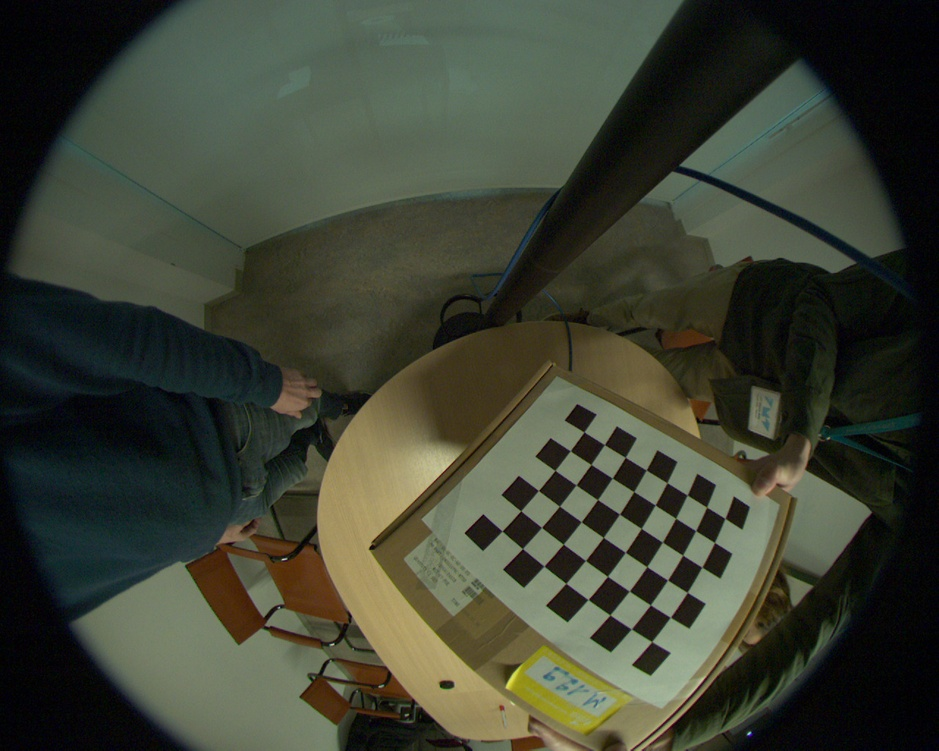
//> input picture Calibration_Scaramuzza/udistortFunctions/test_fisheye.jpg, 939 x 751 px, shrunk from 1280 x 1024 before the run
$ ./contour   (built with g++ and OpenCV 4)
//> lines starting //> are read from the running program, lines starting //| are printed output that depends on the picture; after the words box and inside, x2 and y2 are one past the last pixel; in counts of white or black regions, pixels touching at a corner belong together
### Calibration_Scaramuzza/udistortFunctions/ocam_functions.cpp
/*------------------------------------------------------------------------------
   Example code that shows the use of the 'cam2world" and 'world2cam" functions
   Shows also how to undistort images into perspective or panoramic images
   Copyright (C) 2008 DAVIDE SCARAMUZZA, ETH Zurich
   Author: Davide Scaramuzza - email: davide.scaramuzza@ieee.org
------------------------------------------------------------------------------*/
#include <stdlib.h>
#include <iostream>
#include <stdio.h>
#include <float.h>
#include <math.h>
#include <opencv2/opencv.hpp>
#include <opencv2/core.hpp>
#include <opencv2/core/types_c.h>
#include <opencv2/videoio/videoio_c.h>
#include <opencv2/imgcodecs/imgcodecs_c.h>
#include <opencv2/imgproc/imgproc_c.h>
#include <opencv2/highgui.hpp>
#include "ocam_functions.h"


//------------------------------------------------------------------------------
int get_ocam_model(struct ocam_model *myocam_model, const char *filename)
{
//> called with filename = "./calib_results_fisheye.txt"
 double *pol        = myocam_model->pol;
 double *invpol     = myocam_model->invpol;
 double *xc         = &(myocam_model->xc);
 double *yc         = &(myocam_model->yc);
 double *c          = &(myocam_model->c);
 double *d          = &(myocam_model->d);
 double *e          = &(myocam_model->e);
 double *r          = &(myocam_model->r);
 int    *width      = &(myocam_model->width);
 int    *height     = &(myocam_model->height);
 int *length_pol    = &(myocam_model->length_pol);
 int *length_invpol = &(myocam_model->length_invpol);
 FILE *f;
 char buf[CMV_MAX_BUF];
 int i;

 //Open file
 if(!(f=fopen(filename,"r")))
 {
   printf("File %s cannot be opened\n", filename);
   return -1;
 }

 //Read polynomial coefficients
 fgets(buf,CMV_MAX_BUF,f);
 fscanf(f,"\n");
 fscanf(f,"%d", length_pol);
 for (i = 0; i < *length_pol; i++)
 {
     fscanf(f," %lf",&pol[i]);
 }

 //Read inverse polynomial coefficients
 fscanf(f,"\n");
 fgets(buf,CMV_MAX_BUF,f);
 fscanf(f,"\n");
 fscanf(f,"%d", length_invpol);
 for (i = 0; i < *length_invpol; i++)
 {
     fscanf(f," %lf",&invpol[i]);
 }

 //Read center coordinates
 fscanf(f,"\n");
 fgets(buf,CMV_MAX_BUF,f);
 fscanf(f,"\n");
 fscanf(f,"%lf %lf %lf\n", xc, yc, r);

 //Read affine coefficients
 fgets(buf,CMV_MAX_BUF,f);
 fscanf(f,"\n");
 fscanf(f,"%lf %lf %lf\n", c,d,e);

 //Read image size
 fgets(buf,CMV_MAX_BUF,f);
 fscanf(f,"\n");
 fscanf(f,"%d %d", height, width);

 fclose(f);
 return 0;
}

//------------------------------------------------------------------------------
// [37 lines left out: function cam2world, not called in this run]

//------------------------------------------------------------------------------
void world2cam(double point2D[2], double point3D[3], struct ocam_model *myocam_model)
{
 double *invpol     = myocam_model->invpol;
 double xc          = (myocam_model->xc);
 double yc          = (myocam_model->yc);
 double c           = (myocam_model->c);
 double d           = (myocam_model->d);
 double e           = (myocam_model->e);
 int    width       = (myocam_model->width);
 int    height      = (myocam_model->height);
 int length_invpol  = (myocam_model->length_invpol);
 double norm        = sqrt(point3D[0]*point3D[0] + point3D[1]*point3D[1]);
 double theta       = atan(point3D[2]/norm);
 double t, t_i;
 double rho, x, y;
 double invnorm;
 int i;

  if (norm != 0)
  {
    invnorm = 1/norm;
    t  = theta;
    rho = invpol[0];
    t_i = 1;

    for (i = 1; i < length_invpol; i++)
    {
      t_i *= t;
      rho += t_i*invpol[i];
    }

    x = point3D[0]*invnorm*rho;
    y = point3D[1]*invnorm*rho;

    point2D[0] = x*c + y*d + xc;
    point2D[1] = x*e + y   + yc;
  }
  else
  {
    point2D[0] = xc;
    point2D[1] = yc;
  }
}
//------------------------------------------------------------------------------
void create_perspecive_undistortion_LUT( CvMat *mapx, CvMat *mapy, struct ocam_model *ocam_model, float sf)
{
     int i, j;
     int width = mapx->cols; //New width
     int height = mapx->rows;//New height
     float *data_mapx = mapx->data.fl;
     float *data_mapy = mapy->data.fl;

     float R = ocam_model->r;

     //float Nxc = height/2.0;
     //float Nyc = width/2.0;
     //float Nz  = -width/sf; // ?
     float Nxc = ocam_model->xc;
     float Nyc = ocam_model->yc;
     float Nz  = -R/sf; // ?

     double M[3];
     double m[2];

     for (i=0; i<height; i++) {
         for (j=0; j<width; j++)
         {
             M[0] = ((float)i - Nxc);
             M[1] = ((float)j - Nyc);
             M[2] = Nz;
             world2cam(m, M, ocam_model);
             //*( data_mapx + i*width+j ) = 500;
             //*( data_mapy + i*width+j ) = 500;
             *( data_mapx + i*width+j ) = (float) m[1];
             *( data_mapy + i*width+j ) = (float) m[0];
         }
     }

}

/**
// USELESS FUNCTION
void reproject_perspecive_LUT( CvMat *mapx, CvMat *mapy, CvMat *mapx_inv, CvMat *mapy_inv, struct ocam_model *ocam_model, float sf)
{
     int i, j;
     int height = mapx_inv->cols; //New width
     int width = mapy_inv->rows;//New height

     float *data_mapx = mapx->data.fl;
     float *data_mapy = mapy->data.fl;
     float *data_mapx_inv = mapx_inv->data.fl;
     float *data_mapy_inv = mapy_inv->data.fl;

     float Nxc = ocam_model->xc;
     float Nyc = ocam_model->yc;
     float Nz  = -R/sf; // ?
     double M[3];
     double M_rep[3];
     double m[2];

     int index_x, index_y;
     for (i=0; i<height; i++)
         for (j=0; j<width; j++)
         {
             m[1] = *( data_mapx + i*width+j ) ;
             m[0] = *( data_mapy + i*width+j ) ;
             cam2world(M, m, ocam_model, true);

             M_rep[0] = Nz * M[0]/M[2];
             M_rep[1] = Nz * M[1]/M[2];
             M_rep[2] = Nz;

             //int pi, pj;
             //pi = (int) m[1];
             //pj = (int) m[0];

             //world2cam(m, M_rep, ocam_model);
             //index_x = (int) m[1];
             //index_y = (int) m[0];
             //*( data_mapx_inv + i * width + j ) = M[0];
             //*( data_mapy_inv + i * width + j ) = M[1];

             *( data_mapy_inv + i*width+j ) = M_rep[0] + Nxc;
             *( data_mapx_inv + i*width+j ) = M_rep[1] + Nyc;

             // f_MAPX(Px) = New_Px
             // finv_MAPX(New_Px) = Px_orig
         }
}

// Useless function
void create_reproject_LUT( CvMat * rep_LUTx, CvMat * rep_LUTy, struct ocam_model *ocam_model, float sf)
{
     int i, j;

     int height = ocam_model->height;
     int width = ocam_model->width;

     float * datax = rep_LUTx->data.fl;
     float * datay = rep_LUTy->data.fl;

     float Nxc = height/2.0;
     float Nyc = width/2.0;
     float Nz  = -width/sf; // ?
     double M[3];
     double M_rep[3];
     double m[2];

     int index_x, index_y;
     for (i=0; i<height; i++)
         for (j=0; j<width; j++)
         {
             M[0] = ((float)i - Nxc);
             M[1] = ((float)j - Nyc);
             M[2] = Nz;
             M_rep[0] = ((float)i - Nxc);
             M_rep[1] = ((float)j - Nyc);
             M_rep[2] = Nz;

             world2cam(m, M_rep, ocam_model);
             index_x = (int) m[1];
             index_y = (int) m[0];

             if (index_x > height || index_x > width) std::cout << "Oh no..." << std::endl;
             //rep_LUT->at(index_x)->at(index_y)[0] = M[0];
             //rep_LUT->at(index_x)->at(index_y)[1] = M[1];

             *( datax + index_x*width + index_y ) = (float) M[0];
             *( datay + index_x*width + index_y ) = (float) M[1];
         }
}

//------------------------------------------------------------------------------
void create_panoramic_undistortion_LUT ( CvMat *mapx, CvMat *mapy, float Rmin, float Rmax, float xc, float yc )
{
     int i, j;
     float theta;
     int width = mapx->width;
     int height = mapx->height;
     float *data_mapx = mapx->data.fl;
     float *data_mapy = mapy->data.fl;
     float rho;

     for (i=0; i<height; i++)
         for (j=0; j<width; j++)
         {
             theta = -((float)j)/width*2*M_PI; // Note, if you would like to flip the image, just inverte the sign of theta
             rho   = Rmax - (Rmax-Rmin)/height*i;
             *( data_mapx + i*width+j ) = yc + rho*sin(theta); //in OpenCV "x" is the
             *( data_mapy + i*width+j ) = xc + rho*cos(theta);
         }
}
**/

// [38 lines left out: function descart2angular, not called in this run]

float readsf(void) {
    FILE *f;
    char filename[] = "sf.txt";
    float sf;

    //Open file
    if(!(f=fopen(filename,"r")))
    {
        printf("File %s cannot be opened\n", filename);
        return -1;
    }
    else {
        fscanf(f, "%f", &sf);
    }

    fclose(f);

    return sf;
}

### Calibration_Scaramuzza/udistortFunctions/contour.cpp
/*------------------------------------------------------------------------------
   Example code that shows the use of the 'cam2world" and 'world2cam" functions
   Shows also how to undistort images into perspective or panoramic images

   NOTE, IF YOU WANT TO SPEED UP THE REMAP FUNCTION I STRONGLY RECOMMEND TO INSTALL
   INTELL IPP LIBRARIES ( http://software.intel.com/en-us/intel-ipp/ )
   YOU JUST NEED TO INSTALL IT AND INCLUDE ipp.h IN YOUR PROGRAM

   Copyright (C) 2009 DAVIDE SCARAMUZZA, ETH Zurich
   Author: Davide Scaramuzza - email: davide.scaramuzza@ieee.org
------------------------------------------------------------------------------*/

#include "ocam_functions.h"
#include <iostream>
#include <stdlib.h>
#include <stdio.h>
#include <float.h>
#include <math.h>
#include <cstdlib>
#include <iostream>

#include <opencv2/opencv.hpp>
#include <opencv2/core.hpp>
#include <opencv2/highgui.hpp>
#include <opencv2/highgui/highgui_c.h>
#include <opencv2/core/types_c.h>
#include <opencv2/videoio/videoio_c.h>
#include <opencv2/imgcodecs/imgcodecs_c.h>
#include <opencv2/imgproc/imgproc_c.h>

#include <string.h>
#include <time.h>

double M[3];
double m[2];

int point_index[2];

int main(int argc, char *argv[])
{
  struct ocam_model o, o_cata; // our ocam_models for the fisheye and catadioptric cameras
  get_ocam_model(&o, "./calib_results_fisheye.txt");

  int th1 = 90;
  int th2 = 100;

  int height = o.height;
  int width  = o.width;

  float sf = readsf();
  float R = o.r;
  float Nxc = o.xc;
  float Nyc = o.yc;
  float Nz  = -R/sf;

  float px, py;

  cv::Mat img_fisheye = cv::imread("test_fisheye.jpg");
//> img_fisheye is the input picture: 751 rows x 939 cols, CV_8UC3; mean B, G, R 51.6, 65.5, 61.2
  cv::Mat img_persp = cv::imread("undistorted_perspective.jpg");
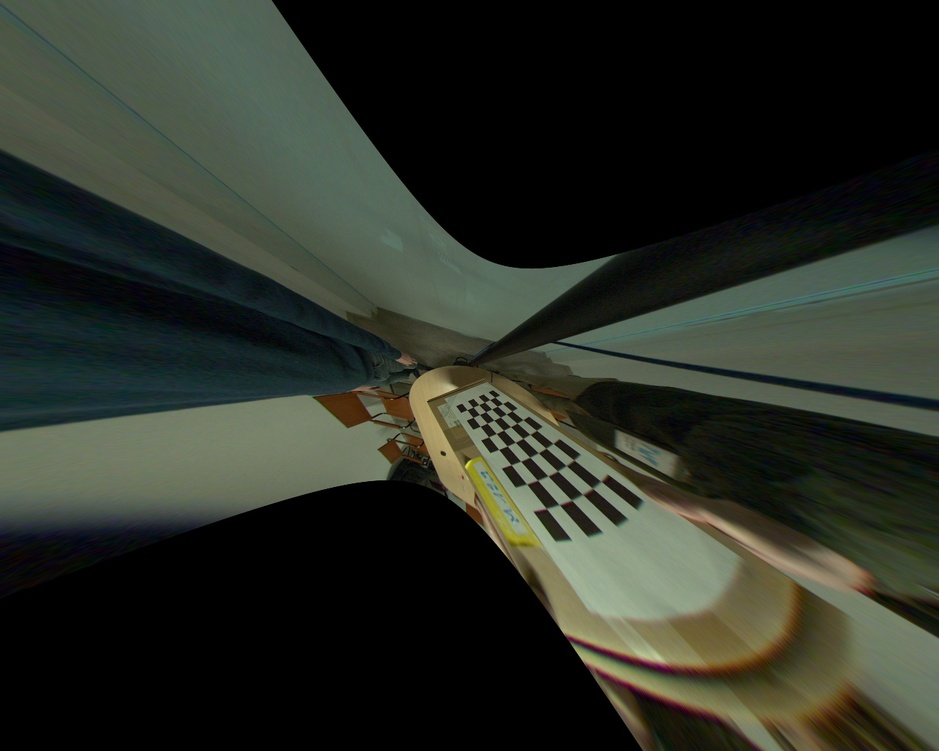
//> input picture Calibration_Scaramuzza/udistortFunctions/undistorted_perspective.jpg, 939 x 751 px, shrunk from 1280 x 1024 before the run
//> img_persp is the input picture: 751 rows x 939 cols, CV_8UC3; mean B, G, R 38.2, 47.1, 42.7

  cv::Mat img_contour = cv::Mat::zeros(height, width, CV_8UC1);
  cv::Canny	( img_persp, img_contour, th1, th2 );
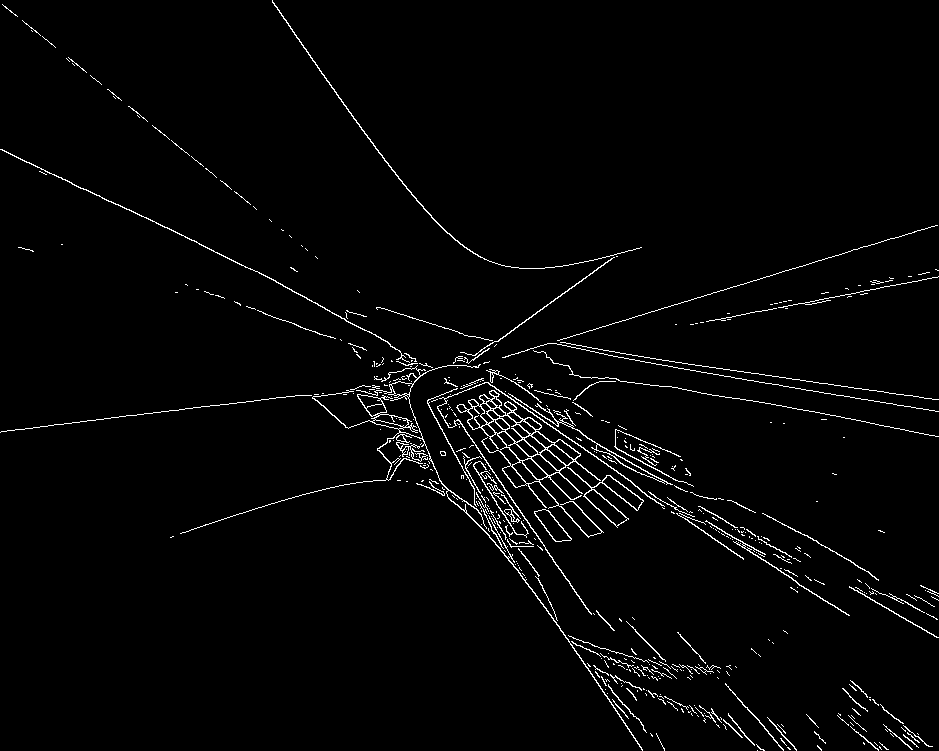
//> img_contour: 751 rows x 939 cols, CV_8UC1; 2.3% white in thin lines or dots

  for (int i=0; i < height; i++) {
    for (int j=0; j < width; j++) {
      if ( img_contour.at<uchar>(i,j) != 0 ) {
        cv::circle(img_persp, cv::Point2f (j,i), 1, cv::Scalar(255,255,255), -1);
      }
    }
  }
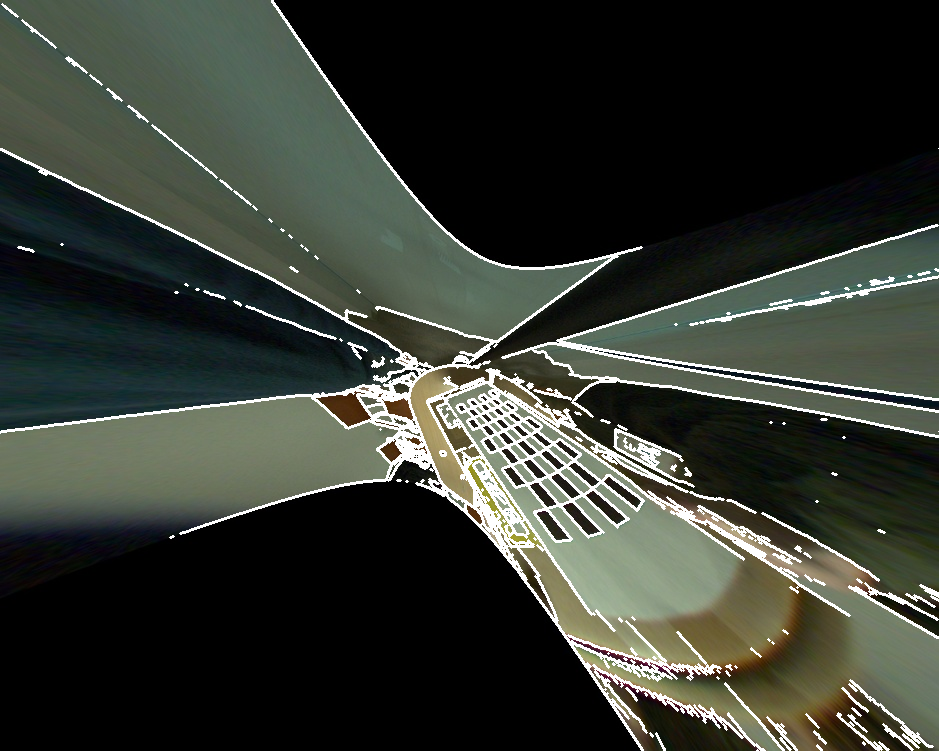
//> img_persp: 751 rows x 939 cols, CV_8UC3; 5.76% of pixels changed, all inside (x1, y1, x2, y2) = (0, 0, 939, 751)

  cv::imshow("Edge Detection", img_persp);
  cv::waitKey(-1);

  CvMat* mapx_persp = cvCreateMat(height, width, CV_32FC1);
  CvMat* mapy_persp = cvCreateMat(height, width, CV_32FC1);
  create_perspecive_undistortion_LUT( mapx_persp, mapy_persp, &o, sf );

  float * data_mapx = mapx_persp->data.fl;
  float * data_mapy = mapy_persp->data.fl;

  for (int i=0; i < height; i++) {
    for (int j=0; j < width; j++) {
      if ( img_contour.at<uchar>(i,j) != 0 ) {
        px = *(data_mapx + width*i + j);
        py = *(data_mapy + width*i + j);
        cv::circle(img_fisheye, cv::Point2f (px,py), 1, cv::Scalar(255,255,255), -1);

        //std::cout << img_contour.at<uchar>(j,i);
      }
    }
  }
//> this loop made 1024 passes
//> (px, py) on passes 1 to 3: (1254.1, -676.3), (1255.4, -675), (1256.7, -673.6)
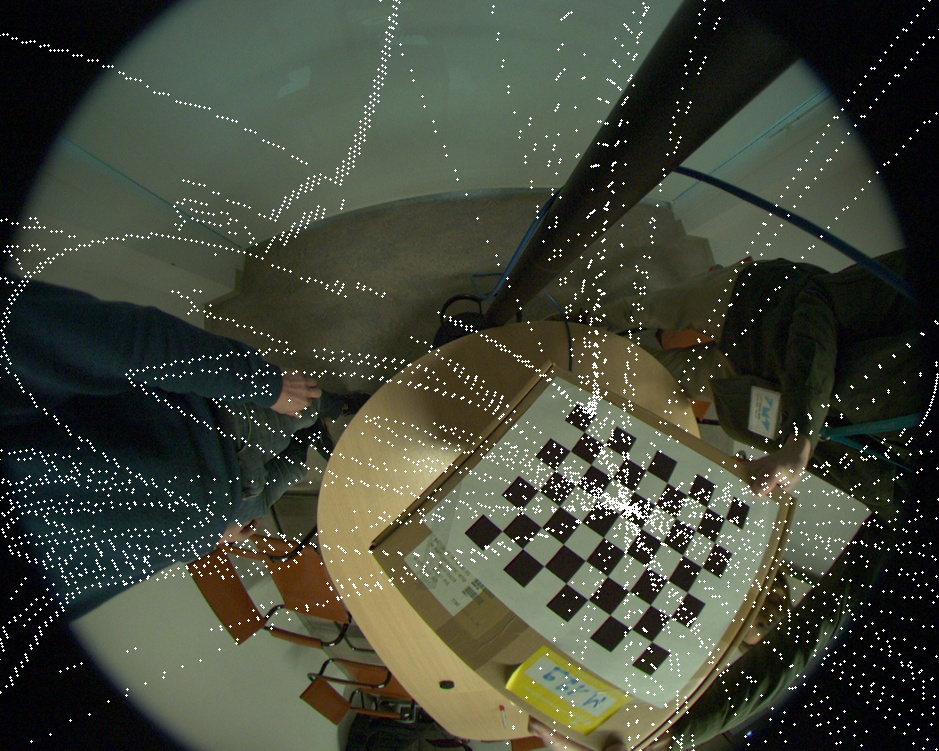
//> img_fisheye: 751 rows x 939 cols, CV_8UC3; 2.79% of pixels changed, all inside (x1, y1, x2, y2) = (0, 0, 939, 751)
//> after the loop, px = 1432.7; py = 968.4

  cv::imshow("Edge Detection", img_fisheye);
  cv::waitKey(-1);

  cvReleaseMat(&mapx_persp);
  cvReleaseMat(&mapy_persp);

  return 0;
}
